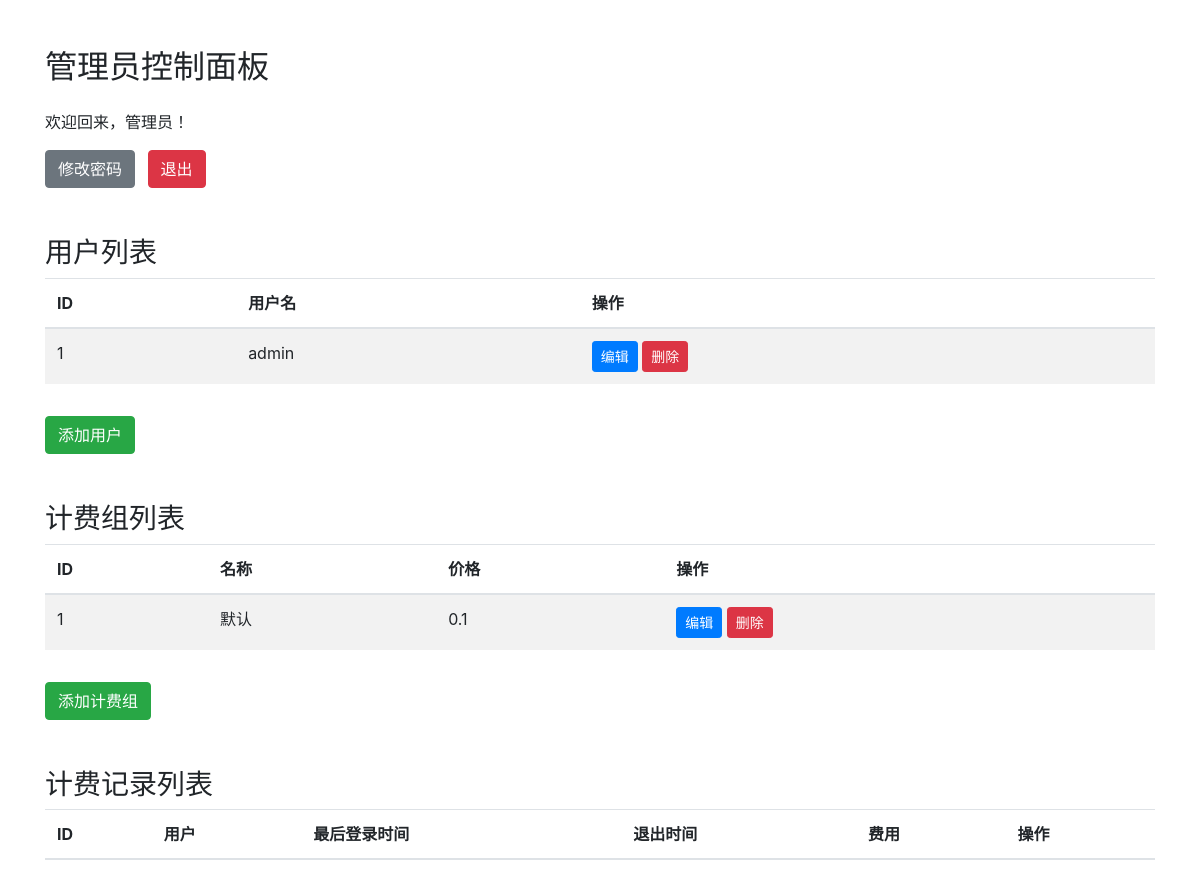
The page /admin_dashboard (signed in) on the database as committed earlier.
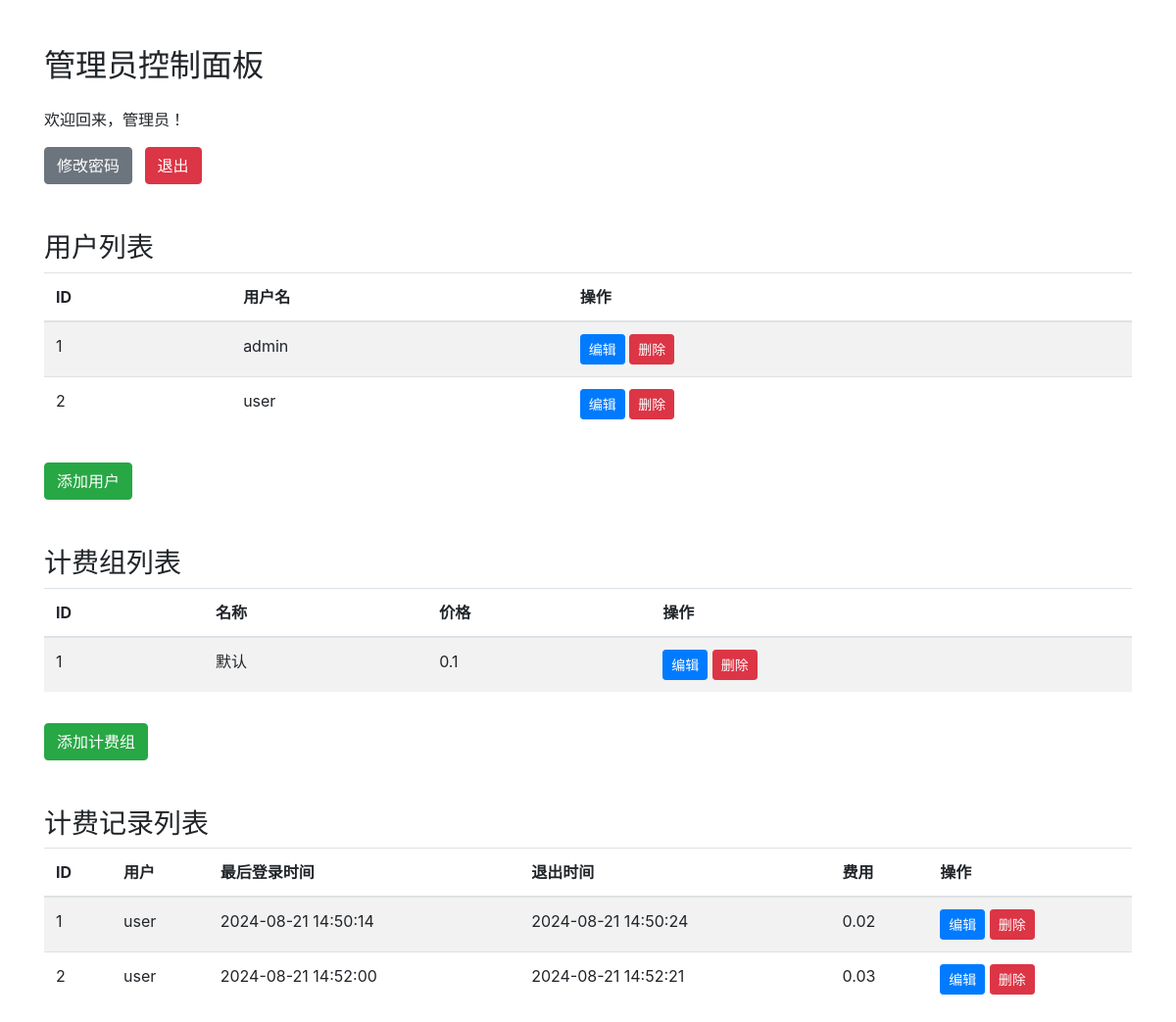
The same page on the database as committed later.
### app.py (models this page shows, shortened)
class User(db.Model):
    __tablename__ = 'user'
    id = db.Column(db.Integer, primary_key=True)
    username = db.Column(db.String(80), unique=True, nullable=False)
    password = db.Column(db.String(120), nullable=False)
    is_admin = db.Column(db.Boolean, default=False)
    is_logged = db.Column(db.Boolean, default=False)
    last_login = db.Column(db.DateTime, default=datetime.now().date())
    billing_group_id = db.Column(db.Integer, db.ForeignKey('billing_group.id'), nullable=False)  # 关联 BillingGroup 模型

class BillingGroup(db.Model):
    __tablename__ = 'billing_group'
    id = db.Column(db.Integer, primary_key=True)
    name = db.Column(db.String(80), unique=True, nullable=False)
    price = db.Column(db.Float, nullable=False)
    users = db.relationship('User', backref='billing_group', lazy=True)

class BillingRecord(db.Model):
    __tablename__ = 'billing_record'
    id = db.Column(db.Integer, primary_key=True)
    user_id = db.Column(db.Integer, db.ForeignKey('user.id'), nullable=False)
    username = db.Column(db.String(80), nullable=False)
    last_login = db.Column(db.DateTime, nullable=False)
    logout_time = db.Column(db.DateTime)  # 下机时间
    fee = db.Column(db.Float, nullable=False)
    user = db.relationship('User', backref=db.backref('billing_records', lazy=True))

### app.py (the view)
@app.route('/admin_dashboard')
def admin_dashboard():
    if not session.get('logged_in') or not session.get('is_admin'):
        return redirect(url_for('index'))
    users = User.query.all()  # 获取所有用户
    billing_groups = BillingGroup.query.all()  # 获取所有计费组
    billing_records = BillingRecord.query.all()  # 获取所有计费记录
    return render_template('admin_dashboard.html', users=users, billing_groups=billing_groups,
                           billing_records=billing_records)

### templates/admin_dashboard.html (shortened to what this page needs)
<!DOCTYPE html>
<html>
<head>
    <link rel="stylesheet" href="https://cdn.jsdelivr.net/npm/bootstrap@4.6.2/dist/css/bootstrap.min.css">
</head>
<body>
    <div class="container mt-5">
        <div class="row">
            <div class="col-md-12">
                <h2 class="mb-4">管理员控制面板</h2>
                <p>欢迎回来，管理员！</p>
                <a href="/admin_change_password" class="btn btn-secondary mr-2">修改密码</a>
                <a href="/logout" class="btn btn-danger">退出</a>
                <h3 class="mt-5">用户列表</h3>
                <table class="table table-striped">
                    <thead>
                        <tr>
                            <th>ID</th>
                            <th>用户名</th>
                            <th>操作</th>
                        </tr>
                    </thead>
                    <tbody>
                        {% for user in users %}
                        <tr>
                            <td>{{ user.id }}</td>
                            <td>{{ user.username }}</td>
                            <td>
                                <a href="/edit_user/{{ user.id }}" class="btn btn-sm btn-primary">编辑</a>
                                <a href="/delete_user/{{ user.id }}" class="btn btn-sm btn-danger">删除</a>
                            </td>
                        </tr>
                        {% endfor %}
                    </tbody>
                </table>
                <a href="/add_user" class="btn btn-success mt-3">添加用户</a>
                <h3 class="mt-5">计费组列表</h3>
                <table class="table table-striped">
                    <thead>
                        <tr>
                            <th>ID</th>
                            <th>名称</th>
                            <th>价格</th>
                            <th>操作</th>
                        </tr>
                    </thead>
                    <tbody>
                        {% for billing_group in billing_groups %}
                        <tr>
                            <td>{{ billing_group.id }}</td>
                            <td>{{ billing_group.name }}</td>
                            <td>{{ billing_group.price }}</td>
                            <td>
                                <a href="/edit_billing_group/{{ billing_group.id }}" class="btn btn-sm btn-primary">编辑</a>
                                <a href="/delete_billing_group/{{ billing_group.id }}" class="btn btn-sm btn-danger">删除</a>
                            </td>
                        </tr>
                        {% endfor %}
                    </tbody>
                </table>
                <a href="/add_billing_group" class="btn btn-success mt-3">添加计费组</a>
                <h3 class="mt-5">计费记录列表</h3>
                <table class="table table-striped">
                    <thead>
                        <tr>
                            <th>ID</th>
                            <th>用户</th>
                            <th>最后登录时间</th>
                            <th>退出时间</th>
                            <th>费用</th>
                            <th>操作</th>
                        </tr>
                    </thead>
                    <tbody>
                        {% for billing_record in billing_records %}
                        <tr>
                            <td>{{ billing_record.id }}</td>
                            <td>{{ billing_record.user.username }}</td>
                            <td>{{ billing_record.last_login.strftime('%Y-%m-%d %H:%M:%S') }}</td>
                            <td>{% if billing_record.logout_time %}{{ billing_record.logout_time.strftime('%Y-%m-%d %H:%M:%S') }}{% endif %}</td>
                            <td>{{ billing_record.fee }}</td>
                            <td>
                                <a href="/edit_billing_record/{{ billing_record.id }}" class="btn btn-sm btn-primary">编辑</a>
                                <a href="/delete_billing_record/{{ billing_record.id }}" class="btn btn-sm btn-danger">删除</a>
                            </td>
                        </tr>
                        {% endfor %}
                    </tbody>
                </table>
            </div>
        </div>
    </div>
</body>
</html>

Rows that differ between the two databases and show on the page:
added User: id "2", username "user"
added BillingRecord: id "1", user.username "user", last_login "2024-08-21 14:50:14", logout_time "2024-08-21 14:50:24", fee "0.02"
added BillingRecord: id "2", user.username "user", last_login "2024-08-21 14:52:00", logout_time "2024-08-21 14:52:21", fee "0.03"
